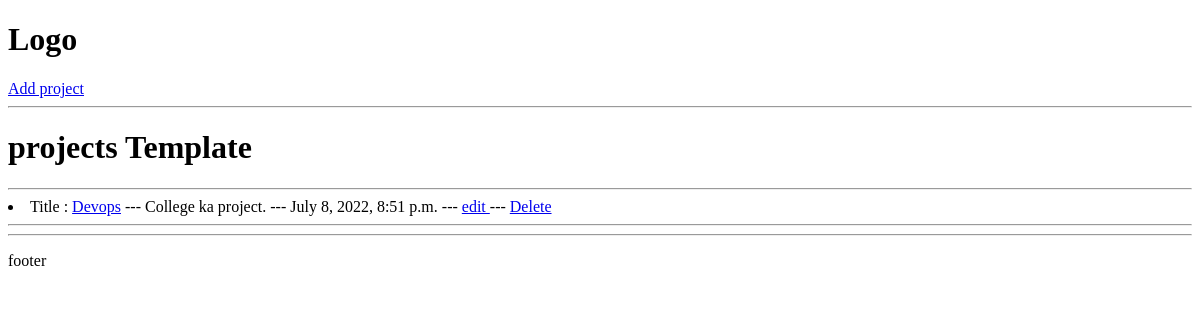
The app's page /, older data.
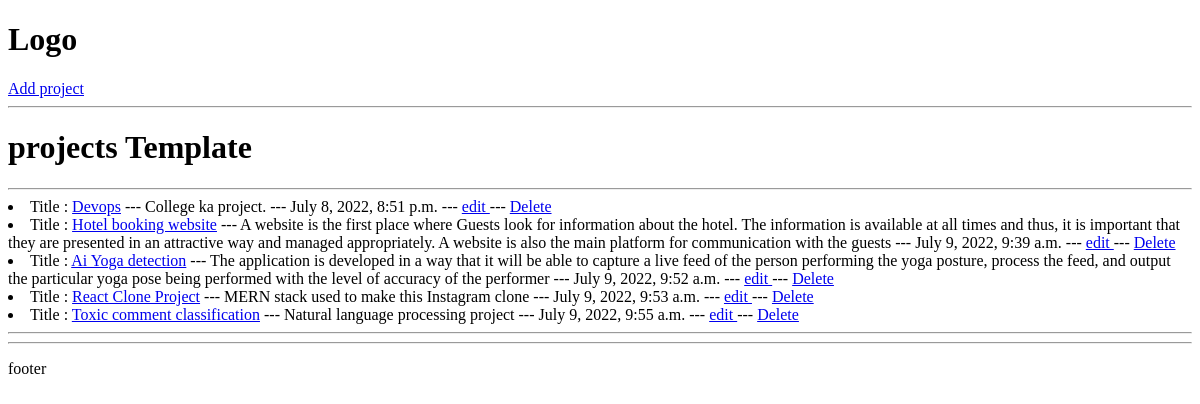
The same page, newer data.
### mainApp/models.py (models this page shows, shortened)
class project(models.Model):
    id = models.UUIDField(default=uuid.uuid4,primary_key=True,unique=True,editable=False)
    title = models.CharField(max_length=200)
    description = models.TextField(null=True,blank=True)
    demo_link = models.CharField(max_length=200)
    source_link = models.CharField(max_length=200)
    tags = models.ManyToManyField('tag',blank=True)
    vote_ratio = models.IntegerField(default=0, null = True, blank=True)
    vote_total = models.IntegerField(default=0, null = True, blank=True)
    created = models.DateTimeField(auto_now_add=True)

### mainApp/views.py (the view)
# urls.py: path('',views.projects,name="projects"),
def projects(request):
    projectlist = pp.objects.all()
    context = {'projectlist':projectlist}
    return render(request,'mainApp/projects.html',context)

### mainApp/templates/mainApp/projects.html
{% extends 'main.html' %}
{% block content %}
<h1>projects Template</h1>
<hr>
{% for p in projectlist %}
    <li>Title : <a href = "{% url 'singleproject' p.id %}">{{p.title}}</a> --- {{p.description}} --- {{p.created}}  ---  <a href = "{% url 'update-project' p.id %}"> edit </a> --- <a href = "{% url 'delete-project' p.id %}"> Delete </a></li>
{% endfor %}
<hr>
{% endblock content %}

### templates/main.html (shortened to what this page needs)
<!DOCTYPE html>
<html>
    <head>
        <link rel="stylesheet" href="">
    </head>
    <body>
        {% include 'navbar.html' %}
        {% block content %}
        {% endblock content %}
        <hr>
        <p>footer</p>
    </body>
</html>

### templates/navbar.html
<h1>Logo</h1>
<a href = "{% url 'create-project' %}">Add project </a>
<hr>

Row changes from the older to the newer data that the page shows:
added project: title "Hotel booking website", description "A website is the first place where Guests look for information about the hotel. The information is available at all times and thus, it is important that they are presented in an attractive way and managed appropriately. A website is also the main platform for communication with the guests", created "July 9, 2022, 9:39 a.m."
added project: title "Ai Yoga detection", description "The application is developed in a way that it will be able to capture a live feed of the person performing the yoga posture, process the feed, and output the particular yoga pose being performed with the level of accuracy of the performer", created "July 9, 2022, 9:52 a.m."
added project: title "React Clone Project", description "MERN stack used to make this Instagram clone", created "July 9, 2022, 9:53 a.m."
added project: title "Toxic comment classification", description "Natural language processing project", created "July 9, 2022, 9:55 a.m."
